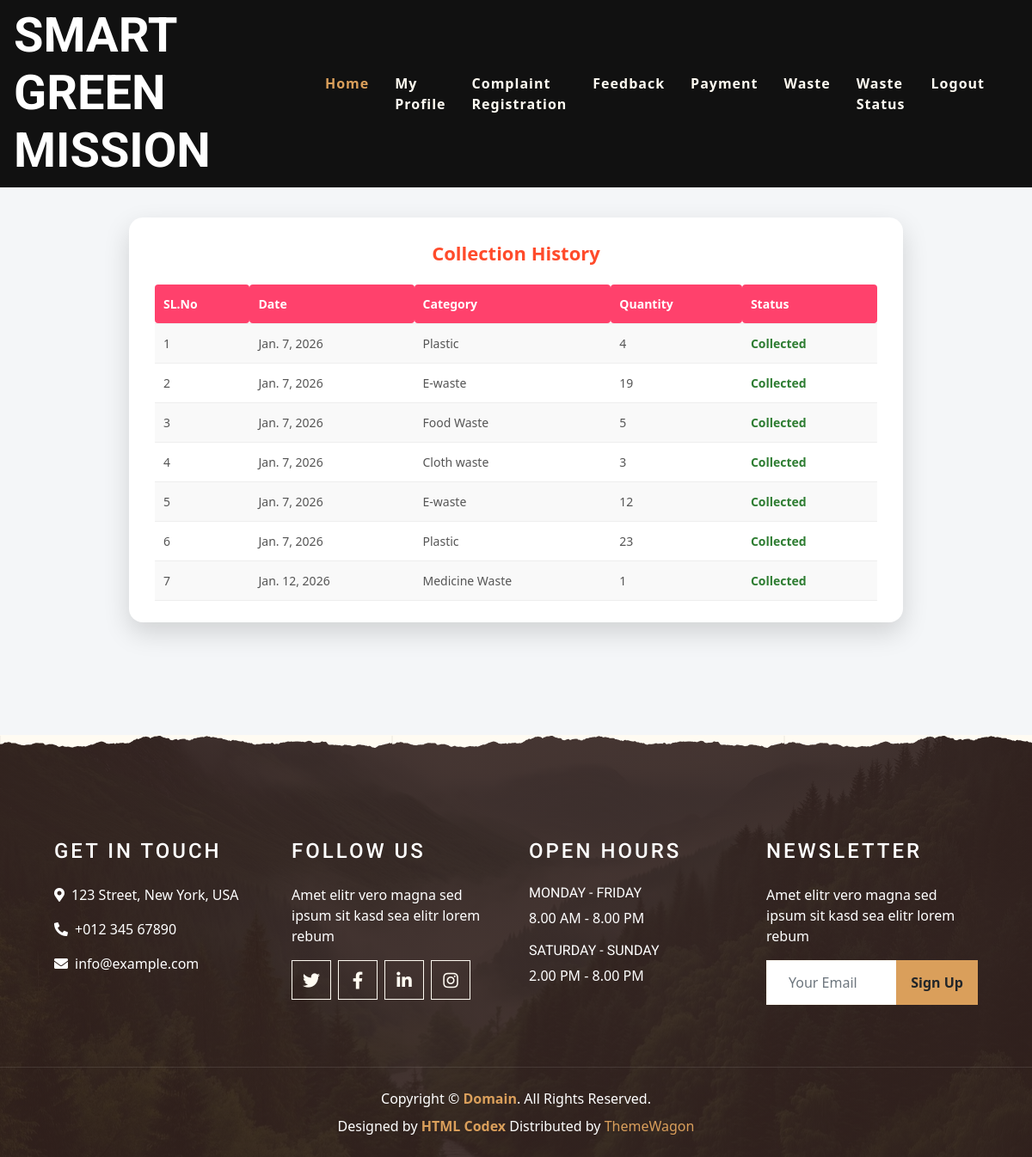
The app's page /User/ViewWasteStatus/ (signed in), older data.
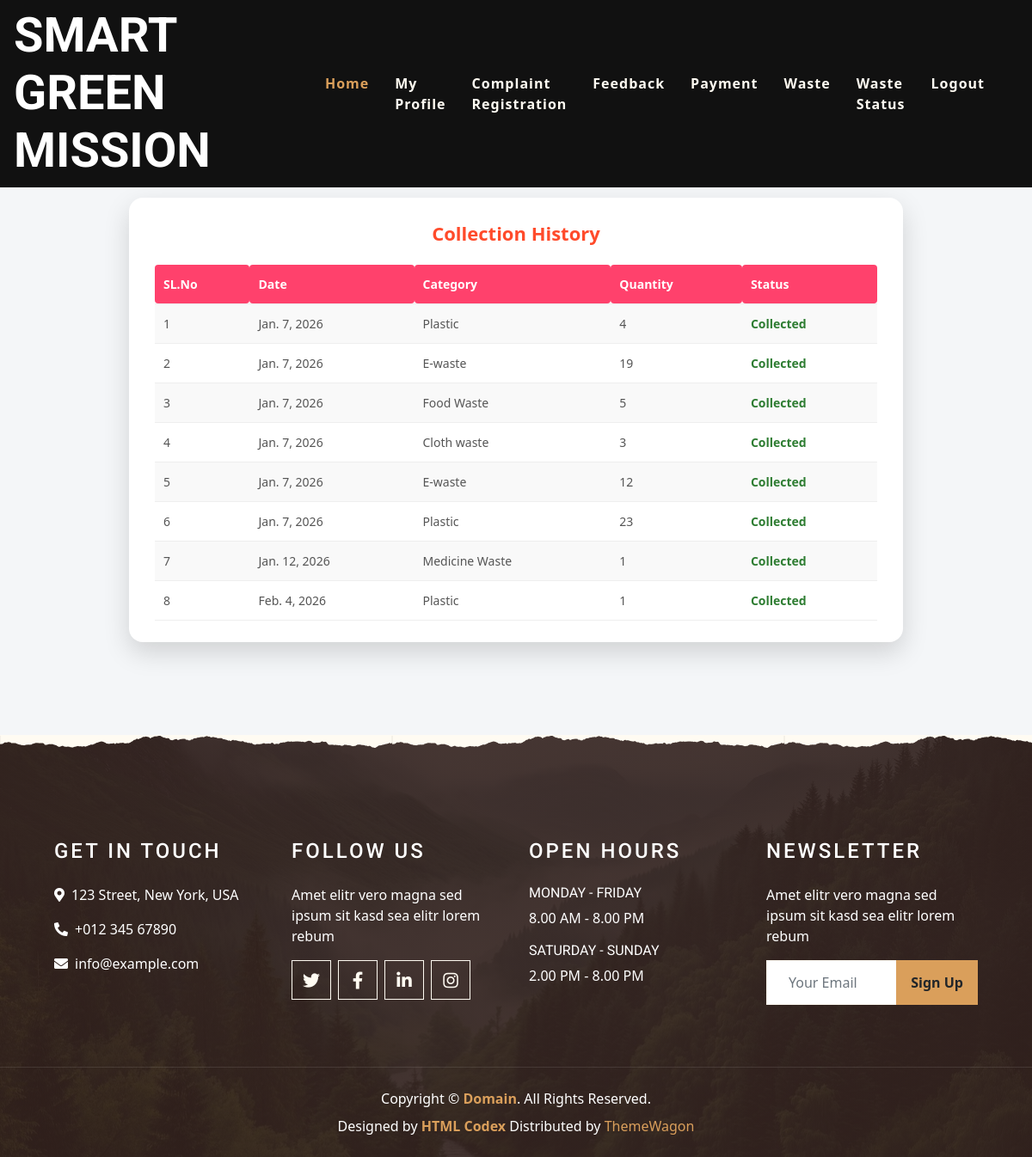
The same page, newer data.
### User/models.py (models this page shows)
class tbl_waste(models.Model):
    waste_date=models.DateField(auto_now_add=True)
    waste_qty=models.IntegerField(default=0)
    wastecategory_id=models.ForeignKey(tbl_wastecategory, on_delete=models.CASCADE)
    waste_status=models.IntegerField(default=0)
    user_id=models.ForeignKey(tbl_user,on_delete=models.CASCADE)

### Admin/models.py (models this page shows)
class tbl_wastecategory(models.Model):
    wastecategory_name=models.CharField(max_length=50)

### User/views.py (the view)
# urls.py: path('ViewWasteStatus/',views.ViewWasteStatus,name="ViewWasteStatus"),
def ViewWasteStatus(request):
    uid = request.session["uid"]
    waste = tbl_waste.objects.filter(user_id=uid)
    return render(request,"User/ViewWasteStatus.html",{'waste':waste})

### User/Templates/User/ViewWasteStatus.html (shortened to what this page needs)
{% extends 'User/Head.html' %}
{% block content %}
<div class="history-container">
    <div class="history-card">
        <div class="history-title">Collection History</div>
        <form action="" method="post">
            <table>
                <tr>
                    <th>SL.No</th>
                    <th>Date</th>
                    <th>Category</th>
                    <th>Quantity</th>
                    <th>Status</th>
                </tr>
                {% for i in waste %}
                <tr>
                    <td>{{ forloop.counter }}</td>
                    <td>{{ i.waste_date }}</td>
                    <td>{{ i.wastecategory_id.wastecategory_name }}</td>
                    <td>{{ i.waste_qty }}</td>
                    <td class="{% if i.waste_status == 1 %}status-collected{% endif %}">
                        {% if i.waste_status == 1 %}Collected{% endif %}
                    </td>
                </tr>
                {% endfor %}
            </table>
        </form>
    </div>
</div>
{% endblock content %}

### User/Templates/User/Head.html (shortened to what this page needs)
{% load static %}
<!DOCTYPE html>
<html lang="en">
<head>
    <link href="https://cdnjs.cloudflare.com/ajax/libs/font-awesome/5.10.0/css/all.min.css" rel="stylesheet">
    <link href="{% static 'Main/lib/owlcarousel/assets/owl.carousel.min.css' %}" rel="stylesheet">
    <link href="{% static 'Main/lib/tempusdominus/css/tempusdominus-bootstrap-4.min.css' %}" rel="stylesheet" />
    <link href="{% static 'Main/css/style.min.css' %}" rel="stylesheet">
</head>
<body>
    <div class="container-fluid p-0 nav-bar">
        <nav class="navbar navbar-expand-lg navbar-dark bg-dark">
                <h1 class="m-0 display-4 text-uppercase text-white">SMART GREEN MISSION</h1>
            <div class="collapse navbar-collapse justify-content-between" id="navbarCollapse">
                <div class="navbar-nav ml-auto p-4">
                    <a href="{% url 'User:HomePage' %}" class="nav-item nav-link active">Home</a>
                    <a href="{% url 'User:Profile' %}" class="nav-item nav-link">My Profile</a>
                    <a href="{% url 'User:Complaint' %}" class="nav-item nav-link">Complaint Registration</a>
                    <a href="{% url 'User:Feedback' %}" class="nav-item nav-link">Feedback</a>
                    <a href="{% url 'User:Payment' %}" class="nav-item nav-link">Payment</a>
                <a href="{% url 'User:Waste' %}" class="nav-item nav-link">Waste</a>
                <a href="{% url 'User:ViewWasteStatus' %}" class="nav-item nav-link">Waste Status</a>
                <a href="{% url 'User:Logout' %}" class="nav-item nav-link">Logout</a>
                     </div>
                </div>
            </div>
     <div class="container-fluid p-0 mb-5">
        <br>
        <br>
        <br>
        <br>
        <br>
        <br>
        <br>
      {% block content %}{% endblock content %}
     </div>
     <div class="container-fluid footer text-white mt-5 pt-5 px-0 position-relative overlay-top">
        <div class="row mx-0 pt-5 px-sm-3 px-lg-5 mt-4">
            <div class="col-lg-3 col-md-6 mb-5">
                <h4 class="text-white text-uppercase mb-4" style="letter-spacing: 3px;">Get In Touch</h4>
                <p><i class="fa fa-map-marker-alt mr-2"></i>123 Street, New York, USA</p>
                <p><i class="fa fa-phone-alt mr-2"></i>+012 345 67890</p>
                <p class="m-0"><i class="fa fa-envelope mr-2"></i>info@example.com</p>
            </div>
            <div class="col-lg-3 col-md-6 mb-5">
                <h4 class="text-white text-uppercase mb-4" style="letter-spacing: 3px;">Follow Us</h4>
                <p>Amet elitr vero magna sed ipsum sit kasd sea elitr lorem rebum</p>
                <div class="d-flex justify-content-start">
                    <a class="btn btn-lg btn-outline-light btn-lg-square mr-2" href="#"><i class="fab fa-twitter"></i></a>
                    <a class="btn btn-lg btn-outline-light btn-lg-square mr-2" href="#"><i class="fab fa-facebook-f"></i></a>
                    <a class="btn btn-lg btn-outline-light btn-lg-square mr-2" href="#"><i class="fab fa-linkedin-in"></i></a>
                    <a class="btn btn-lg btn-outline-light btn-lg-square" href="#"><i class="fab fa-instagram"></i></a>
                </div>
            </div>
            <div class="col-lg-3 col-md-6 mb-5">
                <h4 class="text-white text-uppercase mb-4" style="letter-spacing: 3px;">Open Hours</h4>
                <div>
                    <h6 class="text-white text-uppercase">Monday - Friday</h6>
                    <p>8.00 AM - 8.00 PM</p>
                    <h6 class="text-white text-uppercase">Saturday - Sunday</h6>
                    <p>2.00 PM - 8.00 PM</p>
                </div>
            </div>
            <div class="col-lg-3 col-md-6 mb-5">
                <h4 class="text-white text-uppercase mb-4" style="letter-spacing: 3px;">Newsletter</h4>
                <p>Amet elitr vero magna sed ipsum sit kasd sea elitr lorem rebum</p>
                <div class="w-100">
                    <div class="input-group">
                        <input type="text" class="form-control border-light" style="padding: 25px;" placeholder="Your Email">
                        <div class="input-group-append">
                            <button class="btn btn-primary font-weight-bold px-3">Sign Up</button>
                        </div>
                    </div>
                </div>
            </div>
        </div>
        <div class="container-fluid text-center text-white border-top mt-4 py-4 px-sm-3 px-md-5" style="border-color: rgba(256, 256, 256, .1) !important;">
            <p class="mb-2 text-white">Copyright &copy; <a class="font-weight-bold" href="#">Domain</a>. All Rights Reserved.</a></p>
            <p class="m-0 text-white">Designed by <a class="font-weight-bold" href="https://htmlcodex.com">HTML Codex</a> Distributed by <a href="https://themewagon.com" target="_blank">ThemeWagon</a></a></p>
        </div>
    </div>
</body>
</html>

### User/Templates/User/ViewWasteStatus.html (style rules this page uses)
body { background: #f4f6f8; font-family: "Segoe UI", Tahoma, sans-serif; }
.history-container { display: flex; justify-content: center; align-items: center; flex-direction: column; min-height: 80vh; animation: fadeIn 0.8s ease; }
.history-card { width: 95%; max-width: 900px; background: #ffffff; border-radius: 16px; box-shadow: 0 12px 30px rgba(0,0,0,0.15); padding: 25px 30px; overflow-x: auto; }
.history-title { text-align: center; font-size: 22px; font-weight: bold; color: #ff4b2b; margin-bottom: 20px; }
table { width: 100%; border-collapse: collapse; min-width: 600px; }
table th, table td { padding: 12px 10px; text-align: left; border-bottom: 1px solid #eee; font-size: 14px; }
table th { background-color: #ff416c; color: #fff; border-radius: 4px; }
table tr:nth-child(even) { background: #f9f9f9; }
.status-collected { color: #2e7d32; font-weight: bold; }

Row changes from the older to the newer data that the page shows:
added tbl_waste: waste_date "Feb. 4, 2026", wastecategory_id.wastecategory_name "Plastic", waste_qty "1", waste_status "Collected"
